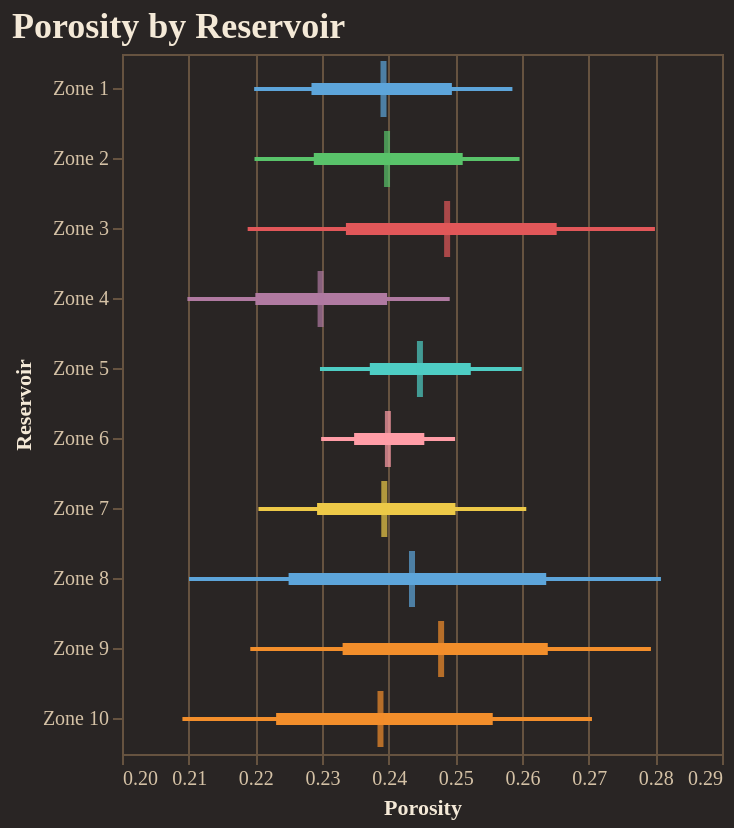

Notebook code cell kept with this figure:
### Code cell
fig = plotter.forest_plot(
    "Porosity", 
    backend=PLOTTING_BACKEND
)
fig.show()

### Figure 1 — Vega-Lite specification as saved in the notebook (floating-point values rounded to 4 significant figures)
{"config": {"background": "#292524", "view": {"fill": "#292524", "stroke": "#665340"}, "title": {"color": "#f4e9d7", "font": "Merriweather", "fontSize": 18, "fontWeight": 600, "subtitleColor": "#d5c2a6", "anchor": "start"}, "axis": {"domainColor": "#665340", "gridColor": "#665340", "tickColor": "#665340", "labelColor": "#d5c2a6", "titleColor": "#f4e9d7", "labelFont": "Merriweather", "titleFont": "Merriweather"}, "legend": {"titleColor": "#f4e9d7", "labelColor": "#d5c2a6", "labelFont": "Merriweather", "titleFont": "Merriweather", "orient": "top-right", "symbolType": "circle"}, "header": {"labelColor": "#d5c2a6", "titleColor": "#f4e9d7", "labelFont": "Merriweather", "titleFont": "Merriweather"}, "mark": {"color": "#c78d3b"}, "line": {"color": "#c78d3b"}, "bar": {"color": "#c78d3b"}, "point": {"color": "#ddb06d"}, "area": {"color": "#c78d3b", "opacity": 0.35}, "text": {"color": "#f4e9d7", "font": "Merriweather"}, "range": {"category": ["#5DA5DA", "#F28E2B", "#59C36A", "#E15759", "#B07AA1", "#4ECDC4", "#FF9DA7", "#EDC948"]}}, "layer": [{"mark": {"type": "rule", "strokeWidth": 2}, "encoding": {"color": {"field": "group", "legend": null, "type": "nominal"}, "x": {"field": "p10", "scale": {"zero": false}, "title": "Porosity", "type": "quantitative"}, "x2": {"field": "p90"}, "y": {"field": "group", "sort": ["Zone 1", "Zone 2", "Zone 3", "Zone 4", "Zone 5", "Zone 6", "Zone 7", "Zone 8", "Zone 9", "Zone 10"], "title": "Reservoir", "type": "nominal"}}}, {"mark": {"type": "rule", "strokeWidth": 6}, "encoding": {"color": {"field": "group", "legend": null, "type": "nominal"}, "x": {"field": "p25", "scale": {"zero": false}, "title": "Porosity", "type": "quantitative"}, "x2": {"field": "p75"}, "y": {"field": "group", "sort": ["Zone 1", "Zone 2", "Zone 3", "Zone 4", "Zone 5", "Zone 6", "Zone 7", "Zone 8", "Zone 9", "Zone 10"], "title": "Reservoir", "type": "nominal"}}}, {"mark": {"type": "tick", "color": "black", "size": 28, "thickness": 3}, "encoding": {"color": {"field": "group", "legend": null, "type": "nominal"}, "tooltip": [{"field": "group", "title": "Group", "type": "nominal"}, {"field": "p10", "title": "P10", "type": "quantitative"}, {"field": "p25", "title": "P25", "type": "quantitative"}, {"field": "median", "title": "Median", "type": "quantitative"}, {"field": "p75", "title": "P75", "type": "quantitative"}, {"field": "p90", "title": "P90", "type": "quantitative"}], "x": {"field": "median", "scale": {"zero": false}, "title": "Porosity", "type": "quantitative"}, "y": {"field": "group", "sort": ["Zone 1", "Zone 2", "Zone 3", "Zone 4", "Zone 5", "Zone 6", "Zone 7", "Zone 8", "Zone 9", "Zone 10"], "title": "Reservoir", "type": "nominal"}}}], "data": {"name": "data-5e1afd667fb244675ffe5cfc047527cb"}, "height": 350, "title": "Porosity by Reservoir", "width": "container", "$schema": "https://vega.github.io/schema/vega-lite/v5.20.1.json", "datasets": {"data-5e1afd667fb244675ffe5cfc047527cb": [{"group": "Zone 1", "p10": 0.2198, "p25": 0.2284, "median": 0.2392, "p75": 0.2495, "p90": 0.2586}, {"group": "Zone 2", "p10": 0.2199, "p25": 0.2288, "median": 0.2398, "p75": 0.2511, "p90": 0.2596}, {"group": "Zone 3", "p10": 0.2188, "p25": 0.2336, "median": 0.2488, "p75": 0.2652, "p90": 0.2799}, {"group": "Zone 4", "p10": 0.2098, "p25": 0.22, "median": 0.2298, "p75": 0.2398, "p90": 0.2492}, {"group": "Zone 5", "p10": 0.2297, "p25": 0.2372, "median": 0.2447, "p75": 0.2523, "p90": 0.26}, {"group": "Zone 6", "p10": 0.2299, "p25": 0.2348, "median": 0.2399, "p75": 0.2453, "p90": 0.25}, {"group": "Zone 7", "p10": 0.2205, "p25": 0.2293, "median": 0.2393, "p75": 0.25, "p90": 0.2606}, {"group": "Zone 8", "p10": 0.2101, "p25": 0.225, "median": 0.2435, "p75": 0.2636, "p90": 0.2808}, {"group": "Zone 9", "p10": 0.2192, "p25": 0.2331, "median": 0.2479, "p75": 0.2639, "p90": 0.2793}, {"group": "Zone 10", "p10": 0.2091, "p25": 0.2231, "median": 0.2388, "p75": 0.2556, "p90": 0.2705}]}}
